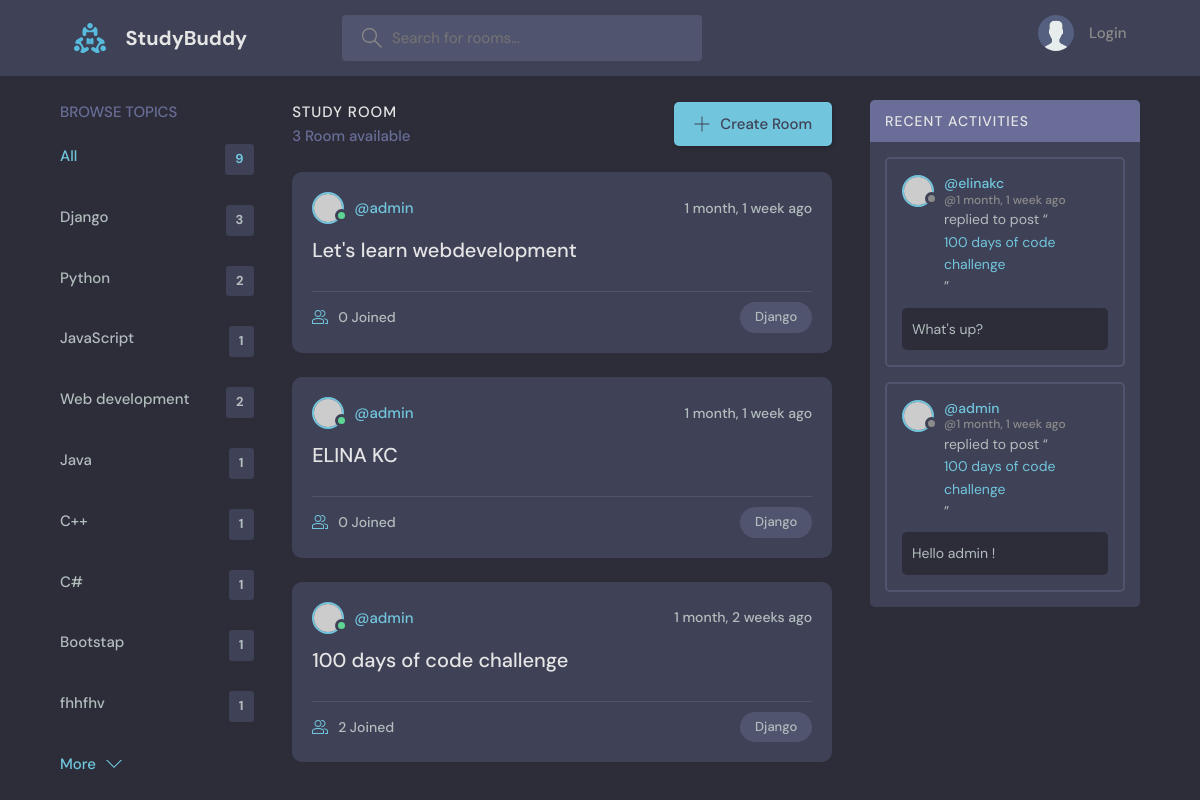
Screenshot of /?q=Django with the database file from the repository.
### base/models.py (models this page shows, shortened)
class Topic(models.Model):
    name = models.CharField(max_length=300)

class Room(models.Model):
    host = models.ForeignKey(User, on_delete=models.SET_NULL, null=True)
    topic = models.ForeignKey(Topic, on_delete=models.SET_NULL, null=True)
    name = models.CharField(max_length=300)
    description = models.TextField(null=True, blank=True)
    participants = models.ManyToManyField(User, related_name='participants', blank=True)
    updated = models.DateTimeField(auto_now=True)
    created = models.DateTimeField(auto_now_add=True)
    class Meta:
        ordering = ['-updated', '-created']
    def __str__(self):
        return self.name

class Message(models.Model):
    user = models.ForeignKey(User, on_delete=models.CASCADE)
    room = models.ForeignKey(
        Room, on_delete=models.CASCADE
    )  # What on_delete=models.CASCADE is going to do is that it delete this children node(Message) when parent node(ROOM) is deleted
    body = models.TextField()
    updated = models.DateTimeField(auto_now=True)
    created = models.DateTimeField(auto_now_add=True)

### base/views.py (the view)
# urls.py: path('', views.home, name = 'home'),
def home(request):
    q = request.GET.get('q') if request.GET.get('q')!=None else ''
    rooms = Room.objects.filter(
        Q(topic__name__icontains=q) |
        Q(name__icontains=q) |
        Q(description__icontains=q)
        )
    topics = Topic.objects.all()
    room_count = rooms.count()
    room_messages = Message.objects.filter(Q(room__topic__name__icontains=q))
    context = {'rooms':rooms ,'topics':topics, 'room_count':room_count,
               'room_messages':room_messages}
    return render(request , 'base/home.html', context )

### base/templates/base/home.html (shortened to what this page needs)
{% extends 'main.html' %}
{% block content %}
    <main class="layout layout--3">
      <div class="container">
        {% include 'base/topics_component.html' %}
        <div class="roomList">
          <div class="roomList__header">
            <div>
              <h2>Study Room</h2>
              <p>{{rooms.count}} Room available </p>
            </div>
            <a class="btn btn--main" href="{% url 'create-room' %}">
              <svg version="1.1" xmlns="http://www.w3.org/2000/svg" width="32" height="32" viewBox="0 0 32 32">
                <title>add</title>
                <path
                  d="M16.943 0.943h-1.885v14.115h-14.115v1.885h14.115v14.115h1.885v-14.115h14.115v-1.885h-14.115v-14.115z"
                ></path>
              </svg>
              Create Room
            </a>
          </div>
          {% include 'base/feed_component.html' %}
        </div>
        {% include 'base/activity_component.html' %}
      </div>
    </main>
{% endblock content %}

### base/templates/base/topics_component.html
<div class="topics">
  <div class="topics__header">
    <h2>Browse Topics</h2>
  </div>
  <ul class="topics__list">
    <li>
      <a href="{% url 'home' %}" class="active">All <span>{{topics.count}}</span></a>
    </li>
    {% for topic in topics %}
    <li>
      <a href="{% url 'home' %}?q={{topic.name}}">{{topic.name}} <span>{{topic.room_set.all.count}}</span></a>
    </li>
    {% endfor %}
  </ul>
  <a class="btn btn--link" href="topics.html">
    More
    <svg version="1.1" xmlns="http://www.w3.org/2000/svg" width="32" height="32" viewBox="0 0 32 32">
      <title>chevron-down</title>
      <path d="M16 21l-13-13h-3l16 16 16-16h-3l-13 13z"></path>
    </svg>
  </a>
</div>

### base/templates/base/feed_component.html (shortened to what this page needs)
{% for room in rooms %}
<div class="roomListRoom">
  <div class="roomListRoom__header">
    <a href="{% url 'user-profile' room.host.id %}" class="roomListRoom__author">
      <div class="avatar avatar--small active">
        <img src="https://randomuser.me/api/portraits/men/11.jpg" />
      </div>
      <span>@{{room.host.username}}</span>
    </a>
    <div class="roomListRoom__actions">
      <span>{{room.created|timesince}} ago </span>
    </div>
  </div>
  <div class="roomListRoom__content">
    <a href="{% url 'room' room.id %}">{{room.name}}</a>
  </div>
  <div class="roomListRoom__meta">
    <a href="{% url 'room' room.id %}" class="roomListRoom__joined">
     {{room.participants.all.count}} Joined
    </a>
    <p class="roomListRoom__topic">{{room.topic.name}}</p>
  </div>
</div>
{% endfor %}

### base/templates/base/activity_component.html (shortened to what this page needs)
<div class="activities">
  <div class="activities__header">
    <h2>Recent Activities</h2>
  </div>
{% for message in room_messages %}
  <div class="activities__box">
    <div class="activities__boxHeader roomListRoom__header">
      <a href="{% url 'user-profile' message.user.id %}" class="roomListRoom__author">
        <div class="avatar avatar--small">
          <img src="https://randomuser.me/api/portraits/women/11.jpg" />
        </div>
        <p>
         @{{message.user}}
          <span>@{{message.created|timesince}} ago</span>
        </p>
      </a>
    </div>
    <div class="activities__boxContent">
    <p>replied to post “<a href="{% url 'room' message.room.id %}">{{message.room}}</a>”</p>
      <div class="activities__boxRoomContent">
        {{message.body}}
      </div>
    </div>
  </div>
{% endfor %}
</div>

### rows the page displays
Topic: name "Django", room_set.all.count "3"
Topic: name "Python", room_set.all.count "2"
Topic: name "JavaScript", room_set.all.count "1"
Topic: name "Web development", room_set.all.count "2"
Topic: name "Java", room_set.all.count "1"
Topic: name "C++", room_set.all.count "1"
Topic: name "C#", room_set.all.count "1"
Topic: name "Bootstap", room_set.all.count "1"
Topic: name "fhhfhv", room_set.all.count "1"
Room: host.username "admin", created "1 month, 1 week", name "Let's learn webdevelopment", participants.all.count "0", topic.name "Django"
Room: host.username "admin", created "1 month, 1 week", name "ELINA KC", participants.all.count "0", topic.name "Django"
Room: host.username "admin", created "1 month, 2 weeks", name "100 days of code challenge", participants.all.count "2", topic.name "Django"
Message: user "elinakc", created "1 month, 1 week", room "100 days of code challenge", body "What's up?"
Message: user "admin", created "1 month, 1 week", room "100 days of code challenge", body "Hello admin !"

### other values shown
{{ topics.count }} "9"
{{ rooms.count }} "3"
